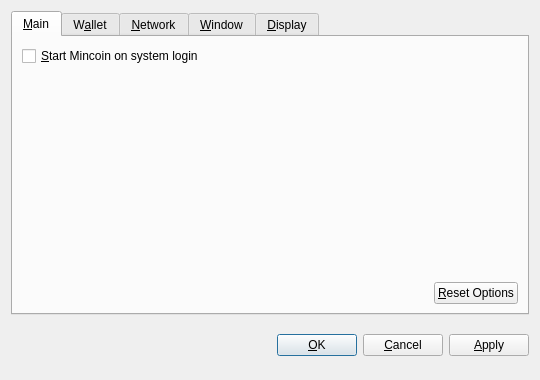
<?xml version="1.0" encoding="UTF-8"?>
<ui version="4.0">
 <class>OptionsDialog</class>
 <widget class="QDialog" name="OptionsDialog">
  <property name="geometry">
   <rect>
    <x>0</x>
    <y>0</y>
    <width>540</width>
    <height>380</height>
   </rect>
  </property>
  <property name="windowTitle">
   <string>Options</string>
  </property>
  <property name="modal">
   <bool>true</bool>
  </property>
  <layout class="QVBoxLayout" name="verticalLayout">
   <item>
    <widget class="QTabWidget" name="tabWidget">
     <property name="tabPosition">
      <enum>QTabWidget::North</enum>
     </property>
     <property name="currentIndex">
      <number>0</number>
     </property>
     <widget class="QWidget" name="tabMain">
      <attribute name="title">
       <string>&amp;Main</string>
      </attribute>
      <layout class="QVBoxLayout" name="verticalLayout_Main">
       <item>
        <widget class="QCheckBox" name="bitcoinAtStartup">
         <property name="toolTip">
          <string>Automatically start Mincoin after logging in to the system.</string>
         </property>
         <property name="text">
          <string>&amp;Start Mincoin on system login</string>
         </property>
        </widget>
       </item>
       <item>
        <spacer name="verticalSpacer_Main">
         <property name="orientation">
          <enum>Qt::Vertical</enum>
         </property>
         <property name="sizeHint" stdset="0">
          <size>
           <width>20</width>
           <height>40</height>
          </size>
         </property>
        </spacer>
       </item>
       <item>
        <layout class="QHBoxLayout" name="horizontalLayout_2_Main">
         <item>
          <spacer name="horizontalSpacer_2_Main">
           <property name="orientation">
            <enum>Qt::Horizontal</enum>
           </property>
           <property name="sizeHint" stdset="0">
            <size>
             <width>40</width>
             <height>20</height>
            </size>
           </property>
          </spacer>
         </item>
         <item>
          <widget class="QPushButton" name="resetButton">
           <property name="toolTip">
            <string>Reset all client options to default.</string>
           </property>
           <property name="text">
            <string>&amp;Reset Options</string>
           </property>
           <property name="autoDefault">
            <bool>false</bool>
           </property>
          </widget>
         </item>
        </layout>
       </item>
      </layout>
     </widget>
     <widget class="QWidget" name="tabWallet">
      <attribute name="title">
       <string>W&amp;allet</string>
      </attribute>
      <layout class="QVBoxLayout" name="verticalLayout_Network">
       <item>
        <widget class="QLabel" name="transactionFeeInfoLabel">
         <property name="text">
          <string>Optional transaction fee per kB that helps make sure your transactions are processed quickly. Most transactions are 1 kB.</string>
         </property>
         <property name="textFormat">
          <enum>Qt::PlainText</enum>
         </property>
         <property name="wordWrap">
          <bool>true</bool>
         </property>
        </widget>
       </item>
       <item>
        <layout class="QHBoxLayout" name="horizontalLayout_1_Main">
         <item>
          <widget class="QLabel" name="transactionFeeLabel">
           <property name="text">
            <string>Pay transaction &amp;fee</string>
           </property>
           <property name="textFormat">
            <enum>Qt::PlainText</enum>
           </property>
           <property name="buddy">
            <cstring>transactionFee</cstring>
           </property>
          </widget>
         </item>
         <item>
          <widget class="BitcoinAmountField" name="transactionFee"/>
         </item>
         <item>
          <spacer name="horizontalSpacer_1_Main">
           <property name="orientation">
            <enum>Qt::Horizontal</enum>
           </property>
           <property name="sizeHint" stdset="0">
            <size>
             <width>40</width>
             <height>20</height>
            </size>
           </property>
          </spacer>
         </item>
        </layout>
       </item>
       <item>
        <widget class="QLabel" name="label">
         <property name="text">
          <string>If you disable the spending of unconfirmed change, the change from a transaction cannot be used until that transaction has at least one confirmation. This also affects how your balance is computed.</string>
         </property>
         <property name="wordWrap">
          <bool>true</bool>
         </property>
        </widget>
       </item>
       <item>
        <widget class="QCheckBox" name="spendZeroConfChange">
         <property name="text">
          <string>Spend unconfirmed change  (experts only)</string>
         </property>
        </widget>
       </item>
       <item>
        <spacer name="verticalSpacer">
         <property name="orientation">
          <enum>Qt::Vertical</enum>
         </property>
         <property name="sizeHint" stdset="0">
          <size>
           <width>20</width>
           <height>40</height>
          </size>
         </property>
        </spacer>
       </item>
      </layout>
     </widget>
     <widget class="QWidget" name="tabNetwork">
      <attribute name="title">
       <string>&amp;Network</string>
      </attribute>
      <layout class="QVBoxLayout" name="verticalLayout_Network">
       <item>
        <widget class="QCheckBox" name="mapPortUpnp">
         <property name="toolTip">
          <string>Automatically open the Mincoin client port on the router. This only works when your router supports UPnP and it is enabled.</string>
         </property>
         <property name="text">
          <string>Map port using &amp;UPnP</string>
         </property>
        </widget>
       </item>
       <item>
        <widget class="QCheckBox" name="connectSocks">
         <property name="toolTip">
          <string>Connect to the Mincoin network through a SOCKS proxy (e.g. when connecting through Tor).</string>
         </property>
         <property name="text">
          <string>&amp;Connect through SOCKS proxy:</string>
         </property>
        </widget>
       </item>
       <item>
        <layout class="QHBoxLayout" name="horizontalLayout_Network">
         <item>
          <widget class="QLabel" name="proxyIpLabel">
           <property name="text">
            <string>Proxy &amp;IP:</string>
           </property>
           <property name="textFormat">
            <enum>Qt::PlainText</enum>
           </property>
           <property name="buddy">
            <cstring>proxyIp</cstring>
           </property>
          </widget>
         </item>
         <item>
          <widget class="QValidatedLineEdit" name="proxyIp">
           <property name="maximumSize">
            <size>
             <width>140</width>
             <height>16777215</height>
            </size>
           </property>
           <property name="toolTip">
            <string>IP address of the proxy (e.g. 127.0.0.1)</string>
           </property>
          </widget>
         </item>
         <item>
          <widget class="QLabel" name="proxyPortLabel">
           <property name="text">
            <string>&amp;Port:</string>
           </property>
           <property name="textFormat">
            <enum>Qt::PlainText</enum>
           </property>
           <property name="buddy">
            <cstring>proxyPort</cstring>
           </property>
          </widget>
         </item>
         <item>
          <widget class="QLineEdit" name="proxyPort">
           <property name="maximumSize">
            <size>
             <width>55</width>
             <height>16777215</height>
            </size>
           </property>
           <property name="toolTip">
            <string>Port of the proxy (e.g. 9050)</string>
           </property>
          </widget>
         </item>
         <item>
          <widget class="QLabel" name="socksVersionLabel">
           <property name="text">
            <string>SOCKS &amp;Version:</string>
           </property>
           <property name="textFormat">
            <enum>Qt::PlainText</enum>
           </property>
           <property name="buddy">
            <cstring>socksVersion</cstring>
           </property>
          </widget>
         </item>
         <item>
          <widget class="QValueComboBox" name="socksVersion">
           <property name="toolTip">
            <string>SOCKS version of the proxy (e.g. 5)</string>
           </property>
          </widget>
         </item>
         <item>
          <spacer name="horizontalSpacer_Network">
           <property name="orientation">
            <enum>Qt::Horizontal</enum>
           </property>
           <property name="sizeHint" stdset="0">
            <size>
             <width>40</width>
             <height>20</height>
            </size>
           </property>
          </spacer>
         </item>
        </layout>
       </item>
       <item>
        <spacer name="verticalSpacer_Network">
         <property name="orientation">
          <enum>Qt::Vertical</enum>
         </property>
         <property name="sizeHint" stdset="0">
          <size>
           <width>20</width>
           <height>40</height>
          </size>
         </property>
        </spacer>
       </item>
      </layout>
     </widget>
     <widget class="QWidget" name="tabWindow">
      <attribute name="title">
       <string>&amp;Window</string>
      </attribute>
      <layout class="QVBoxLayout" name="verticalLayout_Window">
       <item>
        <widget class="QCheckBox" name="minimizeToTray">
         <property name="toolTip">
          <string>Show only a tray icon after minimizing the window.</string>
         </property>
         <property name="text">
          <string>&amp;Minimize to the tray instead of the taskbar</string>
         </property>
        </widget>
       </item>
       <item>
        <widget class="QCheckBox" name="minimizeOnClose">
         <property name="toolTip">
          <string>Minimize instead of exit the application when the window is closed. When this option is enabled, the application will be closed only after selecting Quit in the menu.</string>
         </property>
         <property name="text">
          <string>M&amp;inimize on close</string>
         </property>
        </widget>
       </item>
       <item>
        <spacer name="verticalSpacer_Window">
         <property name="orientation">
          <enum>Qt::Vertical</enum>
         </property>
         <property name="sizeHint" stdset="0">
          <size>
           <width>20</width>
           <height>40</height>
          </size>
         </property>
        </spacer>
       </item>
      </layout>
     </widget>
     <widget class="QWidget" name="tabDisplay">
      <attribute name="title">
       <string>&amp;Display</string>
      </attribute>
      <layout class="QVBoxLayout" name="verticalLayout_Display">
       <item>
        <layout class="QHBoxLayout" name="horizontalLayout_1_Display">
         <item>
          <widget class="QLabel" name="langLabel">
           <property name="text">
            <string>User Interface &amp;language:</string>
           </property>
           <property name="textFormat">
            <enum>Qt::PlainText</enum>
           </property>
           <property name="buddy">
            <cstring>lang</cstring>
           </property>
          </widget>
         </item>
         <item>
          <widget class="QValueComboBox" name="lang">
           <property name="toolTip">
            <string>The user interface language can be set here. This setting will take effect after restarting Mincoin.</string>
           </property>
          </widget>
         </item>
        </layout>
       </item>
       <item>
        <layout class="QHBoxLayout" name="horizontalLayout_2_Display">
         <item>
          <widget class="QLabel" name="unitLabel">
           <property name="text">
            <string>&amp;Unit to show amounts in:</string>
           </property>
           <property name="textFormat">
            <enum>Qt::PlainText</enum>
           </property>
           <property name="buddy">
            <cstring>unit</cstring>
           </property>
          </widget>
         </item>
         <item>
          <widget class="QValueComboBox" name="unit">
           <property name="toolTip">
            <string>Choose the default subdivision unit to show in the interface and when sending coins.</string>
           </property>
          </widget>
         </item>
        </layout>
       </item>
       <item>
        <widget class="QCheckBox" name="displayAddresses">
         <property name="toolTip">
          <string>Whether to show Mincoin addresses in the transaction list or not.</string>
         </property>
         <property name="text">
          <string>&amp;Display addresses in transaction list</string>
         </property>
        </widget>
       </item>
       <item>
        <widget class="QCheckBox" name="coinControlFeatures">
         <property name="toolTip">
          <string>Whether to show coin control features or not.</string>
         </property>
         <property name="text">
          <string>Display coin &amp;control features (experts only!)</string>
         </property>
        </widget>
       </item>
       <item>
        <spacer name="verticalSpacer_Display">
         <property name="orientation">
          <enum>Qt::Vertical</enum>
         </property>
         <property name="sizeHint" stdset="0">
          <size>
           <width>20</width>
           <height>40</height>
          </size>
         </property>
        </spacer>
       </item>
      </layout>
     </widget>
    </widget>
   </item>
   <item>
    <layout class="QHBoxLayout" name="horizontalLayout_Buttons">
     <item>
      <spacer name="horizontalSpacer_1">
       <property name="orientation">
        <enum>Qt::Horizontal</enum>
       </property>
       <property name="sizeHint" stdset="0">
        <size>
         <width>40</width>
         <height>48</height>
        </size>
       </property>
      </spacer>
     </item>
     <item>
      <widget class="QLabel" name="statusLabel">
       <property name="font">
        <font>
         <weight>75</weight>
         <bold>true</bold>
        </font>
       </property>
       <property name="text">
        <string/>
       </property>
       <property name="textFormat">
        <enum>Qt::PlainText</enum>
       </property>
       <property name="wordWrap">
        <bool>true</bool>
       </property>
      </widget>
     </item>
     <item>
      <spacer name="horizontalSpacer_2">
       <property name="orientation">
        <enum>Qt::Horizontal</enum>
       </property>
       <property name="sizeHint" stdset="0">
        <size>
         <width>40</width>
         <height>48</height>
        </size>
       </property>
      </spacer>
     </item>
     <item>
      <widget class="QPushButton" name="okButton">
       <property name="text">
        <string>&amp;OK</string>
       </property>
      </widget>
     </item>
     <item>
      <widget class="QPushButton" name="cancelButton">
       <property name="text">
        <string>&amp;Cancel</string>
       </property>
       <property name="autoDefault">
        <bool>false</bool>
       </property>
      </widget>
     </item>
     <item>
      <widget class="QPushButton" name="applyButton">
       <property name="text">
        <string>&amp;Apply</string>
       </property>
       <property name="autoDefault">
        <bool>false</bool>
       </property>
      </widget>
     </item>
    </layout>
   </item>
  </layout>
 </widget>
 <customwidgets>
  <customwidget>
   <class>BitcoinAmountField</class>
   <extends>QSpinBox</extends>
   <header>bitcoinamountfield.h</header>
  </customwidget>
  <customwidget>
   <class>QValueComboBox</class>
   <extends>QComboBox</extends>
   <header>qvaluecombobox.h</header>
  </customwidget>
  <customwidget>
   <class>QValidatedLineEdit</class>
   <extends>QLineEdit</extends>
   <header>qvalidatedlineedit.h</header>
  </customwidget>
 </customwidgets>
 <resources/>
 <connections/>
</ui>
